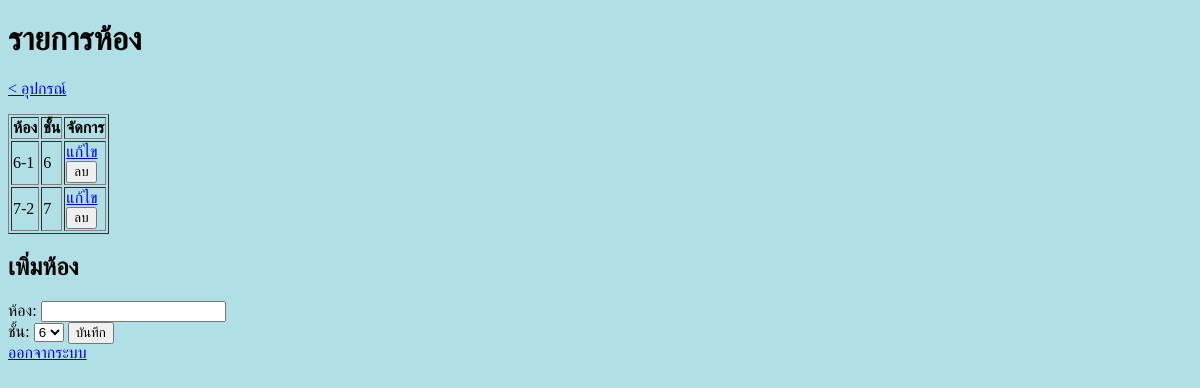
Before: /room.php (signed in) with the older database file.
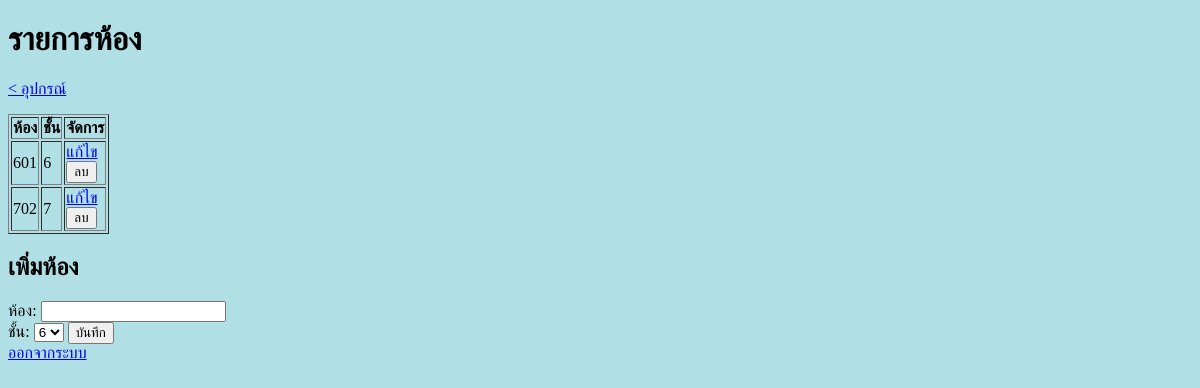
After: the same page with the newer database file.
### tables this page shows
CREATE TABLE `rooms` (
  `id` int(11) NOT NULL,
  `name` varchar(20) NOT NULL,
  `floor` int(11) DEFAULT NULL
);

### room.php (the view, shortened to what this page needs)
<?php
require "db.php";
$role = $_SESSION["role"];
$is_admin = ($role === "Admin");
$sql = "SELECT id, rooms.name AS room, floor FROM rooms";
$result = mysqli_query($conn, $sql);
?>
<!DOCTYPE html>
<html lang="th">
<head>
</head>
<body style="background-color:powderblue;">
    <h1>รายการห้อง</h1>
    <p><a href="hello.php">&lt; อุปกรณ์</a></p>
    <table border="1">
        <tr><th>ห้อง</th><th>ชั้น</th><?php if ($is_admin) { ?><th>จัดการ</th><?php } ?></tr>
        <?php while ($row = mysqli_fetch_assoc($result)) { ?>
        <tr>
            <td><?php echo htmlspecialchars($row["room"]); ?></td>
            <td><?php echo htmlspecialchars($row["floor"]); ?></td>
            <?php if ($is_admin) { ?>
                <td>
                <a href="edit_room.php?id=<?php echo $row["id"]; ?>">แก้ไข</a>
                <form method="post" onsubmit="return confirm('ลบรายการนี้?');">
                <button type="submit">ลบ</button>
                </form>
                </td>
            <?php } ?>
        </tr>
        <?php } ?>
    </table>
    <?php if ($is_admin) { ?>
    <h2>เพิ่มห้อง</h2>
    <form method="post">
        <label>ห้อง: <input type="text" name="room"></label><br>
        <label for="floor">ชั้น:</label>
        <select name="floor" id="floor">
            <option value="6">6</option>
        </select>
        <button type="submit">บันทึก</button>
    </form>
     <?php } ?>
    <a href="logout.php">ออกจากระบบ</a>
</body>
</html>

Changed rows visible on the page:
changed rooms (number 1 of 2 on the later page): name "6-1" → "601"
changed rooms (number 2 of 2 on the later page): name "7-2" → "702"
